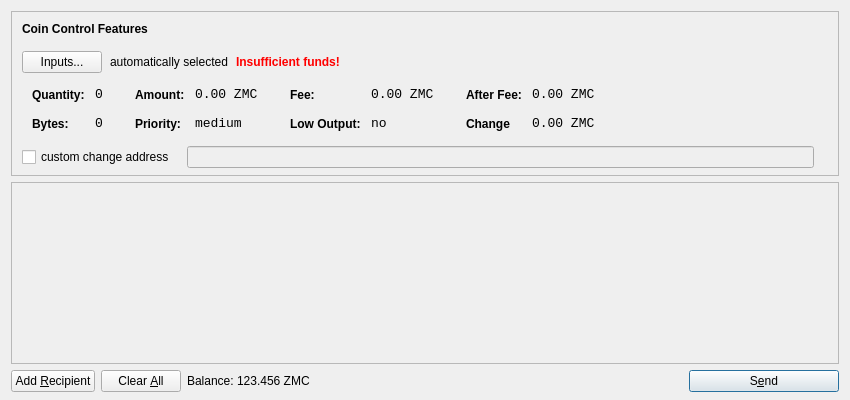
<?xml version="1.0" encoding="UTF-8"?>
<ui version="4.0">
 <class>SendCoinsDialog</class>
 <widget class="QDialog" name="SendCoinsDialog">
  <property name="geometry">
   <rect>
    <x>0</x>
    <y>0</y>
    <width>850</width>
    <height>400</height>
   </rect>
  </property>
  <property name="windowTitle">
   <string>Send Coins</string>
  </property>
  <layout class="QVBoxLayout" name="verticalLayout" stretch="0,1,0">
   <property name="bottomMargin">
    <number>8</number>
   </property>
   <item>
    <widget class="QFrame" name="frameCoinControl">
     <property name="sizePolicy">
      <sizepolicy hsizetype="Expanding" vsizetype="Expanding">
       <horstretch>0</horstretch>
       <verstretch>0</verstretch>
      </sizepolicy>
     </property>
     <property name="maximumSize">
      <size>
       <width>16777215</width>
       <height>16777215</height>
      </size>
     </property>
     <property name="frameShape">
      <enum>QFrame::StyledPanel</enum>
     </property>
     <property name="frameShadow">
      <enum>QFrame::Sunken</enum>
     </property>
     <layout class="QVBoxLayout" name="verticalLayoutCoinControl2">
      <property name="spacing">
       <number>-1</number>
      </property>
      <property name="leftMargin">
       <number>0</number>
      </property>
      <property name="topMargin">
       <number>0</number>
      </property>
      <property name="rightMargin">
       <number>0</number>
      </property>
      <property name="bottomMargin">
       <number>6</number>
      </property>
      <item>
       <layout class="QVBoxLayout" name="verticalLayoutCoinControl" stretch="0,0,0,0,1">
        <property name="spacing">
         <number>0</number>
        </property>
        <property name="leftMargin">
         <number>10</number>
        </property>
        <property name="topMargin">
         <number>10</number>
        </property>
        <item>
         <layout class="QHBoxLayout" name="horizontalLayoutCoinControl1">
          <property name="bottomMargin">
           <number>15</number>
          </property>
          <item>
           <widget class="QLabel" name="labelCoinControlFeatures">
            <property name="sizePolicy">
             <sizepolicy hsizetype="Preferred" vsizetype="Maximum">
              <horstretch>0</horstretch>
              <verstretch>0</verstretch>
             </sizepolicy>
            </property>
            <property name="font">
             <font>
              <weight>75</weight>
              <bold>true</bold>
             </font>
            </property>
            <property name="styleSheet">
             <string notr="true">font-weight:bold;</string>
            </property>
            <property name="text">
             <string>Coin Control Features</string>
            </property>
           </widget>
          </item>
         </layout>
        </item>
        <item>
         <layout class="QHBoxLayout" name="horizontalLayoutCoinControl2" stretch="0,0,0,0">
          <property name="spacing">
           <number>8</number>
          </property>
          <property name="bottomMargin">
           <number>10</number>
          </property>
          <item>
           <widget class="QPushButton" name="pushButtonCoinControl">
            <property name="styleSheet">
             <string notr="true"/>
            </property>
            <property name="text">
             <string>Inputs...</string>
            </property>
           </widget>
          </item>
          <item>
           <widget class="QLabel" name="labelCoinControlAutomaticallySelected">
            <property name="text">
             <string>automatically selected</string>
            </property>
            <property name="margin">
             <number>5</number>
            </property>
           </widget>
          </item>
          <item>
           <widget class="QLabel" name="labelCoinControlInsuffFunds">
            <property name="font">
             <font>
              <weight>75</weight>
              <bold>true</bold>
             </font>
            </property>
            <property name="styleSheet">
             <string notr="true">color:red;font-weight:bold;</string>
            </property>
            <property name="text">
             <string>Insufficient funds!</string>
            </property>
            <property name="margin">
             <number>5</number>
            </property>
           </widget>
          </item>
          <item>
           <spacer name="horizontalSpacerCoinControl">
            <property name="orientation">
             <enum>Qt::Horizontal</enum>
            </property>
            <property name="sizeHint" stdset="0">
             <size>
              <width>40</width>
              <height>1</height>
             </size>
            </property>
           </spacer>
          </item>
         </layout>
        </item>
        <item>
         <widget class="QWidget" name="widgetCoinControl" native="true">
          <property name="sizePolicy">
           <sizepolicy hsizetype="Preferred" vsizetype="Preferred">
            <horstretch>0</horstretch>
            <verstretch>0</verstretch>
           </sizepolicy>
          </property>
          <property name="minimumSize">
           <size>
            <width>0</width>
            <height>0</height>
           </size>
          </property>
          <property name="styleSheet">
           <string notr="true"/>
          </property>
          <layout class="QHBoxLayout" name="horizontalLayoutCoinControl5">
           <property name="margin">
            <number>0</number>
           </property>
           <item>
            <layout class="QHBoxLayout" name="horizontalLayoutCoinControl3" stretch="0,0,0,1">
             <property name="spacing">
              <number>20</number>
             </property>
             <property name="topMargin">
              <number>0</number>
             </property>
             <property name="bottomMargin">
              <number>10</number>
             </property>
             <item>
              <layout class="QFormLayout" name="formLayoutCoinControl1">
               <property name="horizontalSpacing">
                <number>10</number>
               </property>
               <property name="verticalSpacing">
                <number>14</number>
               </property>
               <property name="leftMargin">
                <number>10</number>
               </property>
               <property name="topMargin">
                <number>4</number>
               </property>
               <property name="rightMargin">
                <number>6</number>
               </property>
               <item row="0" column="0">
                <widget class="QLabel" name="labelCoinControlQuantityText">
                 <property name="styleSheet">
                  <string notr="true">font-weight:bold;</string>
                 </property>
                 <property name="text">
                  <string>Quantity:</string>
                 </property>
                 <property name="margin">
                  <number>0</number>
                 </property>
                </widget>
               </item>
               <item row="0" column="1">
                <widget class="QLabel" name="labelCoinControlQuantity">
                 <property name="font">
                  <font>
                   <family>Monospace</family>
                   <pointsize>10</pointsize>
                  </font>
                 </property>
                 <property name="cursor">
                  <cursorShape>IBeamCursor</cursorShape>
                 </property>
                 <property name="contextMenuPolicy">
                  <enum>Qt::ActionsContextMenu</enum>
                 </property>
                 <property name="text">
                  <string>0</string>
                 </property>
                 <property name="margin">
                  <number>0</number>
                 </property>
                 <property name="textInteractionFlags">
                  <set>Qt::LinksAccessibleByMouse|Qt::TextSelectableByKeyboard|Qt::TextSelectableByMouse</set>
                 </property>
                </widget>
               </item>
               <item row="1" column="0">
                <widget class="QLabel" name="labelCoinControlBytesText">
                 <property name="styleSheet">
                  <string notr="true">font-weight:bold;</string>
                 </property>
                 <property name="text">
                  <string>Bytes:</string>
                 </property>
                </widget>
               </item>
               <item row="1" column="1">
                <widget class="QLabel" name="labelCoinControlBytes">
                 <property name="font">
                  <font>
                   <family>Monospace</family>
                   <pointsize>10</pointsize>
                  </font>
                 </property>
                 <property name="cursor">
                  <cursorShape>IBeamCursor</cursorShape>
                 </property>
                 <property name="contextMenuPolicy">
                  <enum>Qt::ActionsContextMenu</enum>
                 </property>
                 <property name="text">
                  <string>0</string>
                 </property>
                 <property name="textInteractionFlags">
                  <set>Qt::LinksAccessibleByMouse|Qt::TextSelectableByKeyboard|Qt::TextSelectableByMouse</set>
                 </property>
                </widget>
               </item>
              </layout>
             </item>
             <item>
              <layout class="QFormLayout" name="formLayoutCoinControl2">
               <property name="horizontalSpacing">
                <number>10</number>
               </property>
               <property name="verticalSpacing">
                <number>14</number>
               </property>
               <property name="leftMargin">
                <number>6</number>
               </property>
               <property name="topMargin">
                <number>4</number>
               </property>
               <property name="rightMargin">
                <number>6</number>
               </property>
               <item row="0" column="0">
                <widget class="QLabel" name="labelCoinControlAmountText">
                 <property name="styleSheet">
                  <string notr="true">font-weight:bold;</string>
                 </property>
                 <property name="text">
                  <string>Amount:</string>
                 </property>
                 <property name="margin">
                  <number>0</number>
                 </property>
                </widget>
               </item>
               <item row="0" column="1">
                <widget class="QLabel" name="labelCoinControlAmount">
                 <property name="font">
                  <font>
                   <family>Monospace</family>
                   <pointsize>10</pointsize>
                  </font>
                 </property>
                 <property name="cursor">
                  <cursorShape>IBeamCursor</cursorShape>
                 </property>
                 <property name="contextMenuPolicy">
                  <enum>Qt::ActionsContextMenu</enum>
                 </property>
                 <property name="text">
                  <string>0.00 ZMC</string>
                 </property>
                 <property name="textInteractionFlags">
                  <set>Qt::LinksAccessibleByMouse|Qt::TextSelectableByKeyboard|Qt::TextSelectableByMouse</set>
                 </property>
                </widget>
               </item>
               <item row="1" column="0">
                <widget class="QLabel" name="labelCoinControlPriorityText">
                 <property name="styleSheet">
                  <string notr="true">font-weight:bold;</string>
                 </property>
                 <property name="text">
                  <string>Priority:</string>
                 </property>
                </widget>
               </item>
               <item row="1" column="1">
                <widget class="QLabel" name="labelCoinControlPriority">
                 <property name="font">
                  <font>
                   <family>Monospace</family>
                   <pointsize>10</pointsize>
                  </font>
                 </property>
                 <property name="cursor">
                  <cursorShape>IBeamCursor</cursorShape>
                 </property>
                 <property name="contextMenuPolicy">
                  <enum>Qt::ActionsContextMenu</enum>
                 </property>
                 <property name="text">
                  <string>medium</string>
                 </property>
                 <property name="textInteractionFlags">
                  <set>Qt::LinksAccessibleByMouse|Qt::TextSelectableByKeyboard|Qt::TextSelectableByMouse</set>
                 </property>
                </widget>
               </item>
              </layout>
             </item>
             <item>
              <layout class="QFormLayout" name="formLayoutCoinControl3">
               <property name="horizontalSpacing">
                <number>10</number>
               </property>
               <property name="verticalSpacing">
                <number>14</number>
               </property>
               <property name="leftMargin">
                <number>6</number>
               </property>
               <property name="topMargin">
                <number>4</number>
               </property>
               <property name="rightMargin">
                <number>6</number>
               </property>
               <item row="0" column="0">
                <widget class="QLabel" name="labelCoinControlFeeText">
                 <property name="styleSheet">
                  <string notr="true">font-weight:bold;</string>
                 </property>
                 <property name="text">
                  <string>Fee:</string>
                 </property>
                 <property name="margin">
                  <number>0</number>
                 </property>
                </widget>
               </item>
               <item row="0" column="1">
                <widget class="QLabel" name="labelCoinControlFee">
                 <property name="font">
                  <font>
                   <family>Monospace</family>
                   <pointsize>10</pointsize>
                  </font>
                 </property>
                 <property name="cursor">
                  <cursorShape>IBeamCursor</cursorShape>
                 </property>
                 <property name="contextMenuPolicy">
                  <enum>Qt::ActionsContextMenu</enum>
                 </property>
                 <property name="text">
                  <string>0.00 ZMC</string>
                 </property>
                 <property name="textInteractionFlags">
                  <set>Qt::LinksAccessibleByMouse|Qt::TextSelectableByKeyboard|Qt::TextSelectableByMouse</set>
                 </property>
                </widget>
               </item>
               <item row="1" column="0">
                <widget class="QLabel" name="labelCoinControlLowOutputText">
                 <property name="styleSheet">
                  <string notr="true">font-weight:bold;</string>
                 </property>
                 <property name="text">
                  <string>Low Output:</string>
                 </property>
                </widget>
               </item>
               <item row="1" column="1">
                <widget class="QLabel" name="labelCoinControlLowOutput">
                 <property name="font">
                  <font>
                   <family>Monospace</family>
                   <pointsize>10</pointsize>
                  </font>
                 </property>
                 <property name="cursor">
                  <cursorShape>IBeamCursor</cursorShape>
                 </property>
                 <property name="contextMenuPolicy">
                  <enum>Qt::ActionsContextMenu</enum>
                 </property>
                 <property name="text">
                  <string>no</string>
                 </property>
                 <property name="textInteractionFlags">
                  <set>Qt::LinksAccessibleByMouse|Qt::TextSelectableByKeyboard|Qt::TextSelectableByMouse</set>
                 </property>
                </widget>
               </item>
              </layout>
             </item>
             <item>
              <layout class="QFormLayout" name="formLayoutCoinControl4">
               <property name="horizontalSpacing">
                <number>10</number>
               </property>
               <property name="verticalSpacing">
                <number>14</number>
               </property>
               <property name="leftMargin">
                <number>6</number>
               </property>
               <property name="topMargin">
                <number>4</number>
               </property>
               <property name="rightMargin">
                <number>6</number>
               </property>
               <item row="0" column="0">
                <widget class="QLabel" name="labelCoinControlAfterFeeText">
                 <property name="styleSheet">
                  <string notr="true">font-weight:bold;</string>
                 </property>
                 <property name="text">
                  <string>After Fee:</string>
                 </property>
                 <property name="margin">
                  <number>0</number>
                 </property>
                </widget>
               </item>
               <item row="0" column="1">
                <widget class="QLabel" name="labelCoinControlAfterFee">
                 <property name="font">
                  <font>
                   <family>Monospace</family>
                   <pointsize>10</pointsize>
                  </font>
                 </property>
                 <property name="cursor">
                  <cursorShape>IBeamCursor</cursorShape>
                 </property>
                 <property name="contextMenuPolicy">
                  <enum>Qt::ActionsContextMenu</enum>
                 </property>
                 <property name="text">
                  <string>0.00 ZMC</string>
                 </property>
                 <property name="textInteractionFlags">
                  <set>Qt::LinksAccessibleByMouse|Qt::TextSelectableByKeyboard|Qt::TextSelectableByMouse</set>
                 </property>
                </widget>
               </item>
               <item row="1" column="0">
                <widget class="QLabel" name="labelCoinControlChangeText">
                 <property name="styleSheet">
                  <string notr="true">font-weight:bold;</string>
                 </property>
                 <property name="text">
                  <string>Change</string>
                 </property>
                </widget>
               </item>
               <item row="1" column="1">
                <widget class="QLabel" name="labelCoinControlChange">
                 <property name="font">
                  <font>
                   <family>Monospace</family>
                   <pointsize>10</pointsize>
                  </font>
                 </property>
                 <property name="cursor">
                  <cursorShape>IBeamCursor</cursorShape>
                 </property>
                 <property name="contextMenuPolicy">
                  <enum>Qt::ActionsContextMenu</enum>
                 </property>
                 <property name="text">
                  <string>0.00 ZMC</string>
                 </property>
                 <property name="textInteractionFlags">
                  <set>Qt::LinksAccessibleByMouse|Qt::TextSelectableByKeyboard|Qt::TextSelectableByMouse</set>
                 </property>
                </widget>
               </item>
              </layout>
             </item>
            </layout>
           </item>
          </layout>
         </widget>
        </item>
        <item>
         <layout class="QHBoxLayout" name="horizontalLayoutCoinControl4" stretch="0,0,0">
          <property name="spacing">
           <number>12</number>
          </property>
          <property name="sizeConstraint">
           <enum>QLayout::SetDefaultConstraint</enum>
          </property>
          <property name="topMargin">
           <number>5</number>
          </property>
          <property name="rightMargin">
           <number>5</number>
          </property>
          <item>
           <widget class="QCheckBox" name="checkBoxCoinControlChange">
            <property name="text">
             <string>custom change address</string>
            </property>
           </widget>
          </item>
          <item>
           <widget class="QLineEdit" name="lineEditCoinControlChange">
            <property name="enabled">
             <bool>false</bool>
            </property>
            <property name="sizePolicy">
             <sizepolicy hsizetype="Expanding" vsizetype="Fixed">
              <horstretch>0</horstretch>
              <verstretch>0</verstretch>
             </sizepolicy>
            </property>
           </widget>
          </item>
          <item>
           <widget class="QLabel" name="labelCoinControlChangeLabel">
            <property name="sizePolicy">
             <sizepolicy hsizetype="Preferred" vsizetype="Expanding">
              <horstretch>0</horstretch>
              <verstretch>0</verstretch>
             </sizepolicy>
            </property>
            <property name="minimumSize">
             <size>
              <width>0</width>
              <height>0</height>
             </size>
            </property>
            <property name="text">
             <string/>
            </property>
            <property name="margin">
             <number>3</number>
            </property>
           </widget>
          </item>
         </layout>
        </item>
        <item>
         <spacer name="verticalSpacerCoinControl">
          <property name="orientation">
           <enum>Qt::Vertical</enum>
          </property>
          <property name="sizeHint" stdset="0">
           <size>
            <width>800</width>
            <height>1</height>
           </size>
          </property>
         </spacer>
        </item>
       </layout>
      </item>
     </layout>
    </widget>
   </item>
   <item>
    <widget class="QScrollArea" name="scrollArea">
     <property name="widgetResizable">
      <bool>true</bool>
     </property>
     <widget class="QWidget" name="scrollAreaWidgetContents">
      <property name="geometry">
       <rect>
        <x>0</x>
        <y>0</y>
        <width>830</width>
        <height>165</height>
       </rect>
      </property>
      <layout class="QVBoxLayout" name="verticalLayout_2">
       <property name="margin">
        <number>0</number>
       </property>
       <item>
        <layout class="QVBoxLayout" name="entries">
         <property name="spacing">
          <number>6</number>
         </property>
        </layout>
       </item>
       <item>
        <spacer name="verticalSpacer">
         <property name="orientation">
          <enum>Qt::Vertical</enum>
         </property>
         <property name="sizeHint" stdset="0">
          <size>
           <width>20</width>
           <height>40</height>
          </size>
         </property>
        </spacer>
       </item>
      </layout>
     </widget>
    </widget>
   </item>
   <item>
    <layout class="QHBoxLayout" name="horizontalLayout">
     <item>
      <widget class="QPushButton" name="addButton">
       <property name="toolTip">
        <string>Send to multiple recipients at once</string>
       </property>
       <property name="text">
        <string>Add &amp;Recipient</string>
       </property>
       <property name="icon">
        <iconset resource="../bitcoin.qrc">
         <normaloff>:/icons/add</normaloff>:/icons/add</iconset>
       </property>
       <property name="autoDefault">
        <bool>false</bool>
       </property>
      </widget>
     </item>
     <item>
      <widget class="QPushButton" name="clearButton">
       <property name="sizePolicy">
        <sizepolicy hsizetype="Minimum" vsizetype="Fixed">
         <horstretch>0</horstretch>
         <verstretch>0</verstretch>
        </sizepolicy>
       </property>
       <property name="toolTip">
        <string>Remove all transaction fields</string>
       </property>
       <property name="text">
        <string>Clear &amp;All</string>
       </property>
       <property name="icon">
        <iconset resource="../bitcoin.qrc">
         <normaloff>:/icons/remove</normaloff>:/icons/remove</iconset>
       </property>
       <property name="autoRepeatDelay">
        <number>300</number>
       </property>
       <property name="autoDefault">
        <bool>false</bool>
       </property>
      </widget>
     </item>
     <item>
      <layout class="QHBoxLayout" name="horizontalLayout_2">
       <property name="spacing">
        <number>3</number>
       </property>
       <item>
        <widget class="QLabel" name="label">
         <property name="sizePolicy">
          <sizepolicy hsizetype="Preferred" vsizetype="Fixed">
           <horstretch>0</horstretch>
           <verstretch>0</verstretch>
          </sizepolicy>
         </property>
         <property name="text">
          <string>Balance:</string>
         </property>
        </widget>
       </item>
       <item>
        <widget class="QLabel" name="labelBalance">
         <property name="sizePolicy">
          <sizepolicy hsizetype="Preferred" vsizetype="Fixed">
           <horstretch>0</horstretch>
           <verstretch>0</verstretch>
          </sizepolicy>
         </property>
         <property name="cursor">
          <cursorShape>IBeamCursor</cursorShape>
         </property>
         <property name="text">
          <string>123.456 ZMC</string>
         </property>
         <property name="textInteractionFlags">
          <set>Qt::LinksAccessibleByMouse|Qt::TextSelectableByKeyboard|Qt::TextSelectableByMouse</set>
         </property>
        </widget>
       </item>
      </layout>
     </item>
     <item>
      <spacer name="horizontalSpacer">
       <property name="orientation">
        <enum>Qt::Horizontal</enum>
       </property>
       <property name="sizeHint" stdset="0">
        <size>
         <width>40</width>
         <height>20</height>
        </size>
       </property>
      </spacer>
     </item>
     <item>
      <widget class="QPushButton" name="sendButton">
       <property name="minimumSize">
        <size>
         <width>150</width>
         <height>0</height>
        </size>
       </property>
       <property name="toolTip">
        <string>Confirm the send action</string>
       </property>
       <property name="text">
        <string>S&amp;end</string>
       </property>
       <property name="icon">
        <iconset resource="../bitcoin.qrc">
         <normaloff>:/icons/send</normaloff>:/icons/send</iconset>
       </property>
       <property name="default">
        <bool>true</bool>
       </property>
      </widget>
     </item>
    </layout>
   </item>
  </layout>
 </widget>
 <resources>
  <include location="../bitcoin.qrc"/>
 </resources>
 <connections/>
</ui>
